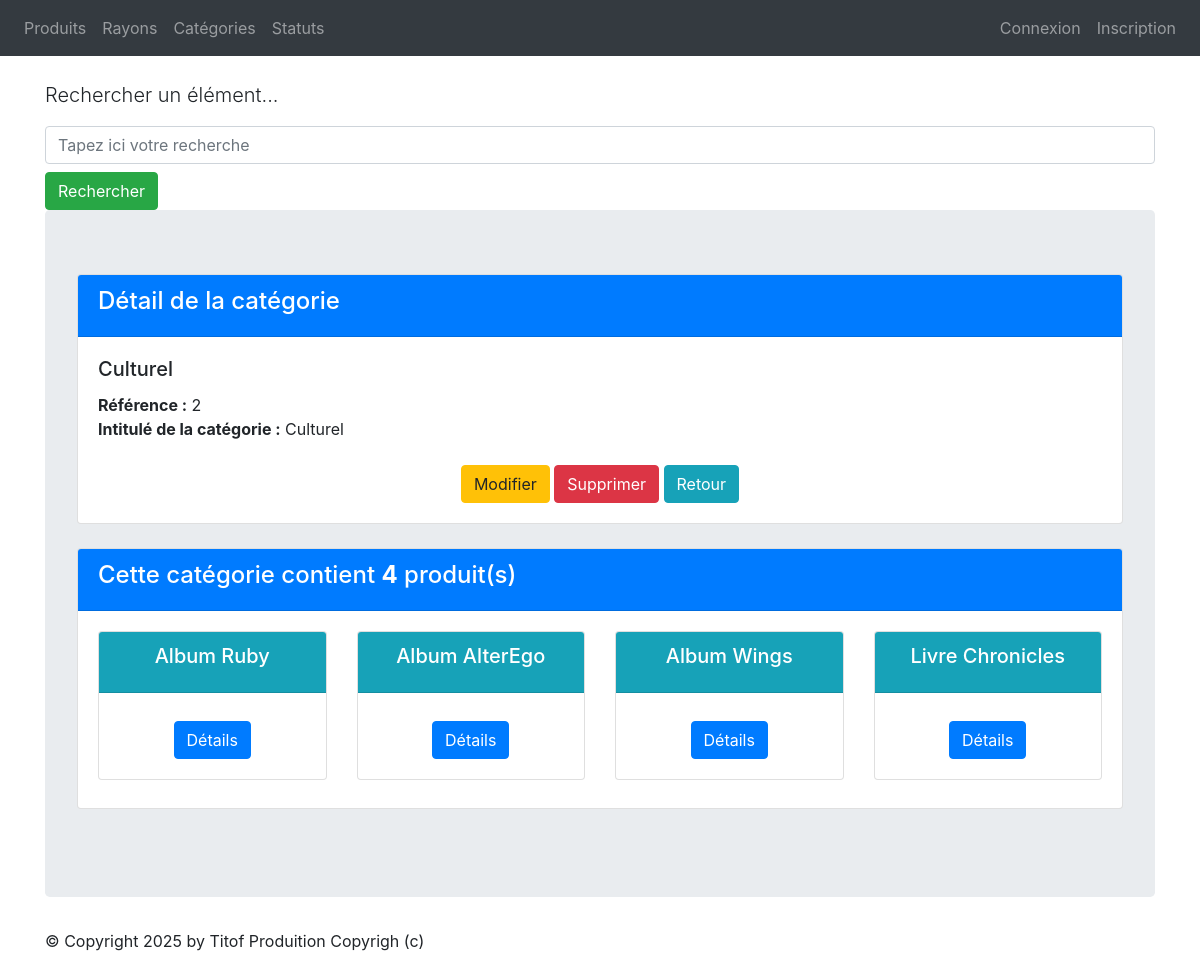
Screenshot of /monApp/categorie/2/ with the database file from the repository.
### monApp/models.py (models this page shows, shortened)
class Categorie(models.Model):
    idCat = models.AutoField(primary_key=True)
    nomCat = models.CharField(max_length=100)

class Produit(models.Model):
    refProd = models.AutoField(primary_key=True)
    intituleProd = models.CharField(max_length=200)
    prixUnitaireProd = models.DecimalField(max_digits=10, decimal_places=2)
    dateFabProd = models.DateField(default=date.today)
    categorie = models.ForeignKey(Categorie, on_delete=models.CASCADE, related_name="produits_categorie", null=True, blank=True)
    status = models.ForeignKey(Statut, on_delete=models.CASCADE, related_name="produits_status",null=True, blank=True)
    rayon = models.ForeignKey(Rayon, on_delete=models.CASCADE, related_name="produits_rayon",null=True, blank=True)

### monApp/views.py (the view)
# urls.py: path('categorie/<int:pk>/', views.CatDetailView.as_view(), name="dtl_categorie"),
class CatDetailView(DetailView):
    model = Categorie
    template_name = "detail_categorie.html"
    context_object_name = "ctgr"
    def get_queryset(self):
        return Categorie.objects.annotate(nb_produits=Count('produits_categorie'))
    def get_context_data(self, **kwargs):
        context = super(CatDetailView, self).get_context_data(**kwargs)
        context['titremenu'] = "Détail de la catégorie"
        context['prdts'] = self.object.produits_categorie.all()
        return context

### monApp/templates/detail_categorie.html
{% extends 'base.html' %}
{% block content %}
<div class="card mb-4">
    <div class="card-header bg-primary text-white">
        <h4>Détail de la catégorie</h4>
    </div>
    <div class="card-body">
        <h5 class="card-title">{{ ctgr.nomCat }}</h5>
        <ul class="list-unstyled">
            <li><strong>Référence :</strong> {{ ctgr.idCat }} </li>
            <li><strong>Intitulé de la catégorie :</strong> {{ ctgr.nomCat }} </li>
        </ul>
        <div class="car-footer text-center">
            <a href="{% url 'cat_chng' ctgr.idCat %}" class="btn btn-warning mt-2">Modifier</a>
            <a href="{% url 'cat_del' ctgr.idCat %}" class="btn btn-danger mt-2">Supprimer</a>
            <a href="{% url 'list_categories'%}" class="btn btn-info mt-2">Retour</a>
        </div>
    </div>
</div>
<div class="card mb-4">
    <div class="card-header bg-primary text-white">
        <h4>Cette catégorie contient <strong>{{ ctgr.nb_produits }}</strong> produit(s)</h4>
    </div>
    <div class="card-body">
        <div class="row">
            {% if prdts %}
                {% for prdt in prdts %}
                    <div class="col-sm-3">
                        <div class="card mb-2 text-center">
                            <div class="card-header bg-info text-white">
                                <h5 class="card-title">{{ prdt.intituleProd }}</h5>
                            </div>
                            <div class="card-body">
                                <a href="{% url 'dtl_prdt' prdt.refProd %}" class="btn btn-primary mt-2">Détails</a>
                            </div>
                        </div>
                    </div>
                {% endfor %}
            {% else %}
                <p class="text-muted">Aucun produit trouvé pour cette catégorie.</p>
            {% endif %}
        </div>
    </div>
</div>
{% endblock %}

### rows the page displays
Categorie: nomCat "Culturel", idCat "2", nb_produits "4"
Produit: intituleProd "Album Ruby"
Produit: intituleProd "Album AlterEgo"
Produit: intituleProd "Album Wings"
Produit: intituleProd "Livre Chronicles"
